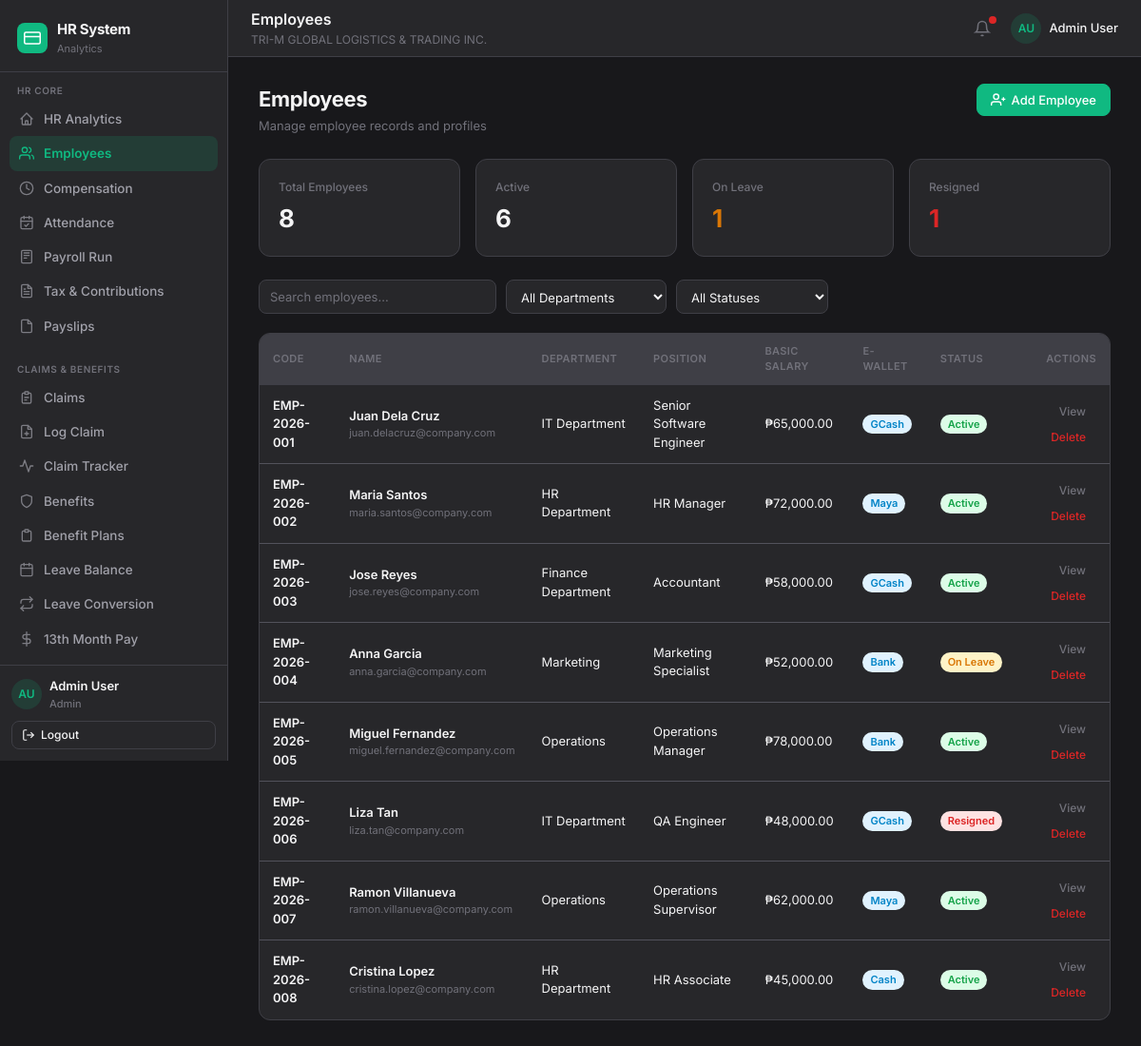
The page /pages/employees.php (signed in) on the database its author committed.
### tables this page shows
CREATE TABLE IF NOT EXISTS employees (
  id                VARCHAR(20)  PRIMARY KEY,
  code              VARCHAR(30)  NOT NULL UNIQUE,
  first_name        VARCHAR(100) NOT NULL,
  middle_name       VARCHAR(100) DEFAULT NULL,
  last_name         VARCHAR(100) NOT NULL,
  suffix            VARCHAR(20)  DEFAULT NULL,
  email             VARCHAR(255) DEFAULT NULL,
  mobile            VARCHAR(20)  DEFAULT NULL,
  birth_date        DATE         DEFAULT NULL,
  gender            ENUM('Male','Female','Other') DEFAULT NULL,
  department        VARCHAR(100) NOT NULL,
  position          VARCHAR(100) NOT NULL,
  employment_type   ENUM('Regular','Probationary','Contractual') NOT NULL DEFAULT 'Regular',
  hire_date         DATE         NOT NULL,
  basic_salary      DECIMAL(12,2) NOT NULL DEFAULT 0,
  status            ENUM('Active','On Leave','Resigned','Terminated') NOT NULL DEFAULT 'Active',
   
  sss               VARCHAR(30)  DEFAULT NULL,
  philhealth        VARCHAR(30)  DEFAULT NULL,
  pagibig           VARCHAR(30)  DEFAULT NULL,
  tin               VARCHAR(30)  DEFAULT NULL,
   
  ewallet_provider  VARCHAR(30)  DEFAULT NULL,
  ewallet_account   VARCHAR(50)  DEFAULT NULL,
  ewallet_name      VARCHAR(100) DEFAULT NULL,
  ewallet_primary   TINYINT(1)   NOT NULL DEFAULT 1,
  created_at        DATETIME     NOT NULL DEFAULT CURRENT_TIMESTAMP,
  updated_at        DATETIME     NOT NULL DEFAULT CURRENT_TIMESTAMP ON UPDATE CURRENT_TIMESTAMP
);

### includes/config.php (called while the page is built, shortened)
<?php
function formatCurrency(float $amount): string {
    return '₱' . number_format($amount, 2);
}
function getStatusBadgeClass(string $status): string {
    return match($status) {
        'Active', 'Paid', 'Approved', 'Released'                         => 'badge-success',
        'Pending', 'Processing', 'AI Review', 'Pending Approval','On Leave','Draft' => 'badge-warning',
        'Enrolled'                                                         => 'badge-info',
        'Regular'                                                          => 'badge-muted',
        'Rejected', 'Resigned', 'Terminated', 'Cancelled'                => 'badge-danger',
        default                                                            => 'badge-muted',
    };
}

### pages/employees.php (the view, shortened to what this page needs)
<?php
require_once __DIR__ . '/../includes/config.php';
$pdo = getDB();
$statTotal = $pdo->query("SELECT COUNT(*) FROM employees")->fetchColumn();
$statActive = $pdo->query("SELECT COUNT(*) FROM employees WHERE status = 'Active'")->fetchColumn();
$statLeave = $pdo->query("SELECT COUNT(*) FROM employees WHERE status = 'On Leave'")->fetchColumn();
$statResigned = $pdo->query("SELECT COUNT(*) FROM employees WHERE status = 'Resigned'")->fetchColumn();
$search = $_GET['search'] ?? '';
$query = "SELECT * FROM employees WHERE 1=1";
$params = [];
$query .= " ORDER BY created_at DESC";
$stmt = $pdo->prepare($query);
$stmt->execute($params);
$employees = $stmt->fetchAll();
include __DIR__ . '/../includes/header.php';
include __DIR__ . '/../includes/sidebar.php';
?>
<div class="app-main">
  <?php include __DIR__ . '/../includes/topbar.php'; ?>
  <div class="page-content">
    <div class="page-header">
      <div>
        <h1>Employees</h1>
        <p>Manage employee records and profiles</p>
      </div>
      <button class="btn btn-primary" onclick="openModal('modalCreate')">
        <svg width="16" height="16" fill="none" stroke="currentColor" stroke-width="2" viewBox="0 0 24 24"><path d="M16 21v-2a4 4 0 00-4-4H5a4 4 0 00-4 4v2"/><circle cx="8.5" cy="7" r="4"/><line x1="20" y1="8" x2="20" y2="14"/><line x1="23" y1="11" x2="17" y2="11"/></svg>
        Add Employee
      </button>
    </div>
    <div class="stats-grid">
      <div class="stat-card">
        <div class="stat-label">Total Employees</div>
        <div class="stat-value"><?= number_format($statTotal) ?></div>
      </div>
      <div class="stat-card">
        <div class="stat-label">Active</div>
        <div class="stat-value text-main"><?= number_format($statActive) ?></div>
      </div>
      <div class="stat-card">
        <div class="stat-label">On Leave</div>
        <div class="stat-value" style="color:var(--warning)"><?= number_format($statLeave) ?></div>
      </div>
      <div class="stat-card">
        <div class="stat-label">Resigned</div>
        <div class="stat-value" style="color:var(--danger)"><?= number_format($statResigned) ?></div>
      </div>
    </div>
    <form class="filters-bar" method="GET">
      <input type="text" name="search" class="form-control" placeholder="Search employees..." value="<?= htmlspecialchars($search) ?>" style="width:250px;">
      <select name="dept_filter" class="form-control" onchange="this.form.submit()">
        <option value="">All Departments</option>
      </select>
      <select name="status_filter" class="form-control" onchange="this.form.submit()">
        <option value="">All Statuses</option>
      </select>
    </form>
    <div class="card">
      <div class="table-wrap">
        <table id="empTable">
          <thead>
            <tr>
              <th>Code</th>
              <th>Name</th>
              <th>Department</th>
              <th>Position</th>
              <th>Basic Salary</th>
              <th>E-Wallet</th>
              <th>Status</th>
              <th style="text-align:right">Actions</th>
            </tr>
          </thead>
          <tbody>
            <?php foreach ($employees as $emp): ?>
            <tr>
              <td class="font-semibold"><?= htmlspecialchars($emp['code']) ?></td>
              <td>
                <div class="text-main font-semibold"><?= htmlspecialchars($emp['first_name'] . ' ' . $emp['last_name']) ?></div>
                <div class="text-muted" style="font-size:11px;"><?= htmlspecialchars($emp['email']) ?></div>
              </td>
              <td><?= htmlspecialchars($emp['department']) ?></td>
              <td><?= htmlspecialchars($emp['position']) ?></td>
              <td><?= formatCurrency($emp['basic_salary']) ?></td>
              <td>
                  <?php if($emp['ewallet_provider']): ?>
                    <span class="badge badge-info"><?= htmlspecialchars($emp['ewallet_provider']) ?></span>
                  <?php else: ?>
                    <span class="text-muted">-</span>
                  <?php endif; ?>
              </td>
              <td><span class="badge <?= getStatusBadgeClass($emp['status']) ?>"><?= htmlspecialchars($emp['status']) ?></span></td>
              <td style="text-align:right">
                <button class="btn btn-ghost btn-sm" onclick="viewEmployee(<?= htmlspecialchars(json_encode($emp)) ?>)">View</button>
                <button class="btn btn-ghost btn-sm" style="color:var(--danger)" onclick="deleteEmployee('<?= htmlspecialchars($emp['id']) ?>', '<?= htmlspecialchars(addslashes($emp['first_name'] . ' ' . $emp['last_name'])) ?>')">Delete</button>
              </td>
            </tr>
            <?php endforeach; ?>
          </tbody>
        </table>
      </div>
    </div>
  </div>
</div>
<?php include __DIR__ . '/../includes/footer.php'; ?>

### assets/css/style.css (style rules this page uses)
:root { --primary: #10b981; --primary-light: rgba(16, 185, 129, 0.15); --primary-dark: #059669; --bg: #18181b; --surface: #27272a; --surface-alt: #3f3f46; --border: #3f3f46; --border-light: #52525b; --text: #a1a1aa; --text-main: #f4f4f5; --text-muted: #71717a; --text-inv: #18181b; --success: #16a34a; --success-bg: #dcfce7; --warning: #d97706; --warning-bg: #fef3c7; --danger: #dc2626; --danger-bg: #fee2e2; --info: #0284c7; --info-bg: #e0f2fe; --sidebar-w: 240px; --header-h: 60px; --radius: 8px; --radius-lg: 12px; --shadow-sm: 0 1px 3px rgba(0,0,0,.06), 0 1px 2px rgba(0,0,0,.04); --shadow: 0 4px 12px rgba(0,0,0,.08); --shadow-lg: 0 8px 24px rgba(0,0,0,.12); --transition: all .2s ease; --font: 'Inter', system-ui, sans-serif; font-family: var(--font); font-size: 14px; line-height: 1.5; color: var(--text); background: var(--bg); -webkit-font-smoothing: antialiased; }
*, *::before, *::after { box-sizing: border-box; margin: 0; padding: 0; }
body { min-height: 100vh; }
button { cursor: pointer; font-family: inherit; }
input, select, textarea { font-family: inherit; }
.app-main { flex: 1; display: flex; flex-direction: column; min-width: 0; margin-left: var(--sidebar-w); transition: margin-left .25s ease; }
.page-content { padding: 28px 32px; flex: 1; }
.page-header { display: flex; align-items: flex-start; justify-content: space-between; margin-bottom: 24px; gap: 16px; }
.page-header h1 { font-size: 22px; font-weight: 700; color: var(--text-main); letter-spacing: -.4px; }
.page-header p { font-size: 13px; color: var(--text-muted); margin-top: 2px; }
.stats-grid { display: grid; grid-template-columns: repeat(auto-fill, minmax(180px, 1fr)); gap: 16px; margin-bottom: 24px; }
.stat-card { background: var(--surface); border: 1px solid var(--border); border-radius: var(--radius-lg); padding: 20px; display: flex; flex-direction: column; gap: 4px; transition: var(--transition); }
.stat-label { font-size: 12px; color: var(--text-muted); font-weight: 500; }
.stat-value { font-size: 26px; font-weight: 700; color: var(--text-main); letter-spacing: -.5px; }
.card { background: var(--surface); border: 1px solid var(--border); border-radius: var(--radius-lg); overflow: hidden; }
.table-wrap { overflow-x: auto; }
table { width: 100%; border-collapse: collapse; font-size: 13px; }
thead th { text-align: left; padding: 10px 14px; font-size: 11px; font-weight: 600; color: var(--text-muted); text-transform: uppercase; letter-spacing: .4px; border-bottom: 1px solid var(--border); background: var(--surface-alt); }
tbody tr { border-bottom: 1px solid var(--border-light); }
tbody tr:last-child { border-bottom: none; }
tbody td { padding: 12px 14px; color: var(--text-main); vertical-align: middle; }
.form-control { width: 100%; padding: 8px 11px; font-size: 13px; color: var(--text-main); background: var(--surface); border: 1px solid var(--border); border-radius: var(--radius); transition: var(--transition); outline: none; }
.form-control::placeholder { color: var(--text-muted); }
select.form-control option { background: var(--surface); }
.btn { display: inline-flex; align-items: center; gap: 6px; padding: 8px 14px; font-size: 13px; font-weight: 500; border-radius: var(--radius); border: 1px solid transparent; transition: var(--transition); cursor: pointer; white-space: nowrap; }
.btn-sm { padding: 5px 10px; font-size: 12px; }
.btn-primary { background: var(--primary); color: #fff; border-color: var(--primary); }
.btn-ghost { background: transparent; color: var(--text-muted); border-color: transparent; }
.badge { display: inline-flex; align-items: center; padding: 2px 8px; font-size: 11px; font-weight: 600; border-radius: 20px; white-space: nowrap; }
.badge-success { background: var(--success-bg); color: var(--success); }
.badge-warning { background: var(--warning-bg); color: var(--warning); }
.badge-danger { background: var(--danger-bg); color: var(--danger); }
.badge-info { background: var(--info-bg); color: var(--info); }
.text-muted { color: var(--text-muted); font-size: 12px; }
.text-main { color: var(--text-main); }
.font-semibold { font-weight: 600; }
.filters-bar { display: flex; flex-wrap: wrap; gap: 10px; margin-bottom: 20px; }
.filters-bar .form-control { width: auto; min-width: 160px; }

### rows shown on the page
employees: code "EMP-2026-001", first_name+last_name "Juan Dela Cruz", email "juan.delacruz@company.com", department "IT Department", position "Senior Software Engineer", basic_salary "₱65,000.00", ewallet_provider "GCash", status "Active"
employees: code "EMP-2026-002", first_name+last_name "Maria Santos", email "maria.santos@company.com", department "HR Department", position "HR Manager", basic_salary "₱72,000.00", ewallet_provider "Maya", status "Active"
employees: code "EMP-2026-003", first_name+last_name "Jose Reyes", email "jose.reyes@company.com", department "Finance Department", position "Accountant", basic_salary "₱58,000.00", ewallet_provider "GCash", status "Active"
employees: code "EMP-2026-004", first_name+last_name "Anna Garcia", email "anna.garcia@company.com", department "Marketing", position "Marketing Specialist", basic_salary "₱52,000.00", ewallet_provider "Bank", status "On Leave"
employees: code "EMP-2026-005", first_name+last_name "Miguel Fernandez", email "miguel.fernandez@company.com", department "Operations", position "Operations Manager", basic_salary "₱78,000.00", ewallet_provider "Bank", status "Active"
employees: code "EMP-2026-006", first_name+last_name "Liza Tan", email "liza.tan@company.com", department "IT Department", position "QA Engineer", basic_salary "₱48,000.00", ewallet_provider "GCash", status "Resigned"
employees: code "EMP-2026-007", first_name+last_name "Ramon Villanueva", email "ramon.villanueva@company.com", department "Operations", position "Operations Supervisor", basic_salary "₱62,000.00", ewallet_provider "Maya", status "Active"
employees: code "EMP-2026-008", first_name+last_name "Cristina Lopez", email "cristina.lopez@company.com", department "HR Department", position "HR Associate", basic_salary "₱45,000.00", ewallet_provider "Cash", status "Active"

### other values the page prints
$section "HR CORE"
$item['label'] "HR Analytics"
$item['label'] "Employees"
$item['label'] "Compensation"
$item['label'] "Attendance"
$item['label'] "Payroll Run"
$item['label'] "Tax & Contributions"
$item['label'] "Payslips"
$section "CLAIMS & BENEFITS"
$item['label'] "Claims"
$item['label'] "Log Claim"
$item['label'] "Claim Tracker"
$item['label'] "Benefits"
$item['label'] "Benefit Plans"
$item['label'] "Leave Balance"
